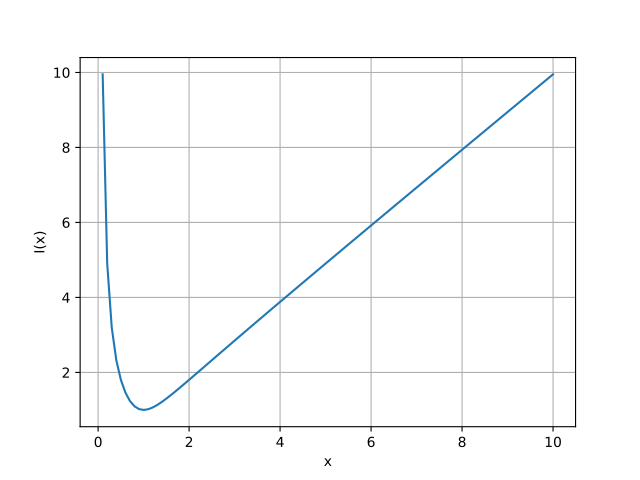

Recreate this plot in Python.
import numpy as np
import matplotlib.pyplot as plt

def I(omega, E, R, L, C):
    omega_0 = 1 / np.sqrt(L * C)
    Q = omega_0 * R * C
    return (E / R) * np.sqrt(1 + Q**2 * ((omega / omega_0) - (omega_0 / omega))**2)

omega = np.linspace(0.1, 10, 100)
E = 1
R = 1
L = 1
C = 1

plt.plot(omega, I(omega, E, R, L, C))
plt.xlabel('x')
plt.ylabel('I(x)')
plt.grid(True)
plt.show()
plt.savefig('I_x.pdf')
